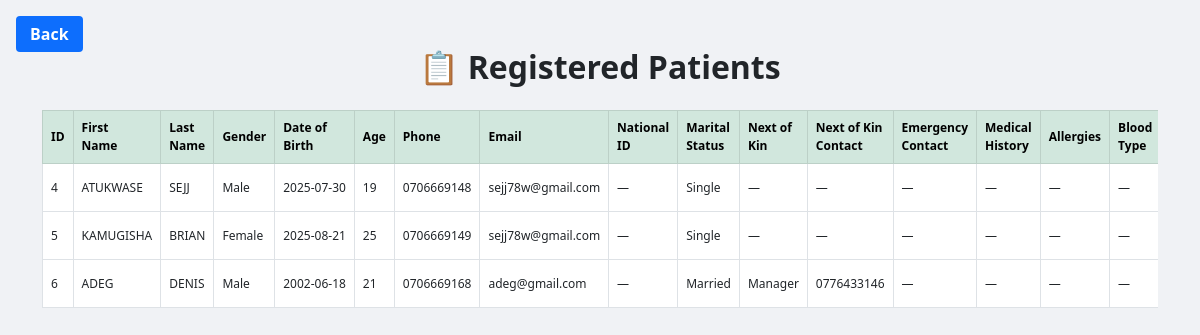
The app's page /receptionist/view_patients (signed in) with its own data.
### tables this page shows
CREATE TABLE patients (
                id INTEGER PRIMARY KEY AUTOINCREMENT,
                first_name TEXT NOT NULL,
                last_name TEXT NOT NULL,
                gender TEXT NOT NULL,
                date_of_birth TEXT NOT NULL,
                age INTEGER,
                phone TEXT,
                email TEXT,
                address TEXT,
                emergency_contact TEXT,
                medical_history TEXT,
                allergies TEXT,
                blood_type TEXT,
                insurance_provider TEXT,
                insurance_number TEXT,
                registration_date TEXT NOT NULL
            , national_id TEXT, marital_status TEXT, next_of_kin TEXT, next_of_kin_contact TEXT, cell TEXT, village TEXT, subcounty TEXT, district TEXT, nationality TEXT, patient_type TEXT, referral_source TEXT, existing_conditions TEXT);

### routes/receptionist_routes.py (the view)
@receptionist_bp.route('/view_patients')
def view_registered_patients():
    role = session.get('role', '').upper()
    user_id = session.get('user_id')
    if not user_id or role != 'RECEPTIONIST':
        flash('Access denied. Please log in as a receptionist.', 'warning')
        return redirect(url_for('auth.role_login'))
    conn = get_db_connection()
    conn.row_factory = sqlite3.Row
    cursor = conn.cursor()
    cursor.execute("SELECT * FROM patients ORDER BY id ASC")
    rows = cursor.fetchall()
    conn.close()
    patients = []
    for row in rows:
        patient = dict(row)
        try:
            dt = datetime.strptime(patient['registration_date'], "%Y-%m-%d %H:%M:%S")
            patient['formatted_date'] = dt.strftime("%Y-%m-%d %I:%M %p")
        except Exception:
            patient['formatted_date'] = patient['registration_date']
        patients.append(patient)
    return render_template('receptionist/view_registered_patients.html', patients=patients)

### utils/db.py (called while the page is built)
def get_db_connection():
    db_path = os.path.join(os.path.dirname(__file__), '..', 'hospital.db')
    db_path = os.path.abspath(db_path)  # ✅ Ensures full path
    conn = sqlite3.connect(db_path)
    conn.row_factory = sqlite3.Row     # ✅ Enables dict-like access to rows
    return conn

### templates/receptionist/view_registered_patients.html (shortened to what this page needs)
<!DOCTYPE html>
<html lang="en">
<head>
  <link href="https://cdn.jsdelivr.net/npm/bootstrap@5.3.0/dist/css/bootstrap.min.css" rel="stylesheet">
</head>
<body>
<div class="back-button">
  <button onclick="history.back()">Back</button>
</div>
<div class="container mt-5 table-container">
  <h2 class="text-center fw-bold mb-4">📋 Registered Patients</h2>
  {% if patients %}
  <div class="table-responsive">
    <table class="table table-bordered table-hover align-middle">
      <thead class="table-success">
        <tr>
          <th>ID</th>
          <th>First<br>Name</th>
          <th>Last<br>Name</th>
          <th>Gender</th>
          <th>Date of<br>Birth</th>
          <th>Age</th>
          <th>Phone</th>
          <th>Email</th>
          <th>National<br>ID</th>
          <th>Marital<br>Status</th>
          <th>Next of<br>Kin</th>
          <th>Next of Kin<br>Contact</th>
          <th>Emergency<br>Contact</th>
          <th>Medical<br>History</th>
          <th>Allergies</th>
          <th>Blood<br>Type</th>
        </tr>
      </thead>
      <tbody>
        {% for p in patients %}
        <tr>
          <td>{{ p.id }}</td>
          <td>{{ p.first_name }}</td>
          <td>{{ p.last_name }}</td>
          <td>{{ p.gender }}</td>
          <td>{{ p.date_of_birth }}</td>
          <td>{{ p.age or '—' }}</td>
          <td>{{ p.phone }}</td>
          <td>{{ p.email or '—' }}</td>
          <td>{{ p.national_id or '—' }}</td>
          <td>{{ p.marital_status or '—' }}</td>
          <td>{{ p.next_of_kin or '—' }}</td>
          <td>{{ p.next_of_kin_contact or '—' }}</td>
          <td>{{ p.emergency_contact or '—' }}</td>
          <td>{{ p.medical_history or '—' }}</td>
          <td>{{ p.allergies or '—' }}</td>
          <td>{{ p.blood_type or '—' }}</td>
        </tr>
        {% endfor %}
      </tbody>
    </table>
  </div>
  {% else %}
    <div class="alert alert-warning text-center">
      No patients have been registered yet.
    </div>
  {% endif %}
</div>
</body>
</html>

### templates/receptionist/view_registered_patients.html (style rules this page uses)
body { background-color: #f0f2f5; }
.table-container { max-width: 95%; margin: auto; position: relative; }
th { background-color: #198754; color: white; font-size: 0.75rem; }
.table th, .table td { vertical-align: middle; font-size: 0.75rem; white-space: nowrap; }
.back-button { position: absolute; top: 16px; left: 16px; z-index: 1000; }
.back-button button { background-color: #0d6efd; color: white; border: none; padding: 6px 14px; font-weight: bold; border-radius: 4px; }

### records on screen
patients: id "4", first_name "ATUKWASE", last_name "SEJJ", gender "Male", date_of_birth "2025-07-30", age "19", phone "0706669148", email "sejj78w@gmail.com", national "—", marital_status "Single", next_of_kin "—", next_of_kin_contact "—", emergency_contact "—", medical_history "—", allergies "—", blood_type "—"
patients: id "5", first_name "KAMUGISHA", last_name "BRIAN", gender "Female", date_of_birth "2025-08-21", age "25", phone "0706669149", email "sejj78w@gmail.com", national "—", marital_status "Single", next_of_kin "—", next_of_kin_contact "—", emergency_contact "—", medical_history "—", allergies "—", blood_type "—"
patients: id "6", first_name "ADEG", last_name "DENIS", gender "Male", date_of_birth "2002-06-18", age "21", phone "0706669168", email "adeg@gmail.com", national "—", marital_status "Married", next_of_kin "Manager", next_of_kin_contact "0776433146", emergency_contact "—", medical_history "—", allergies "—", blood_type "—"
